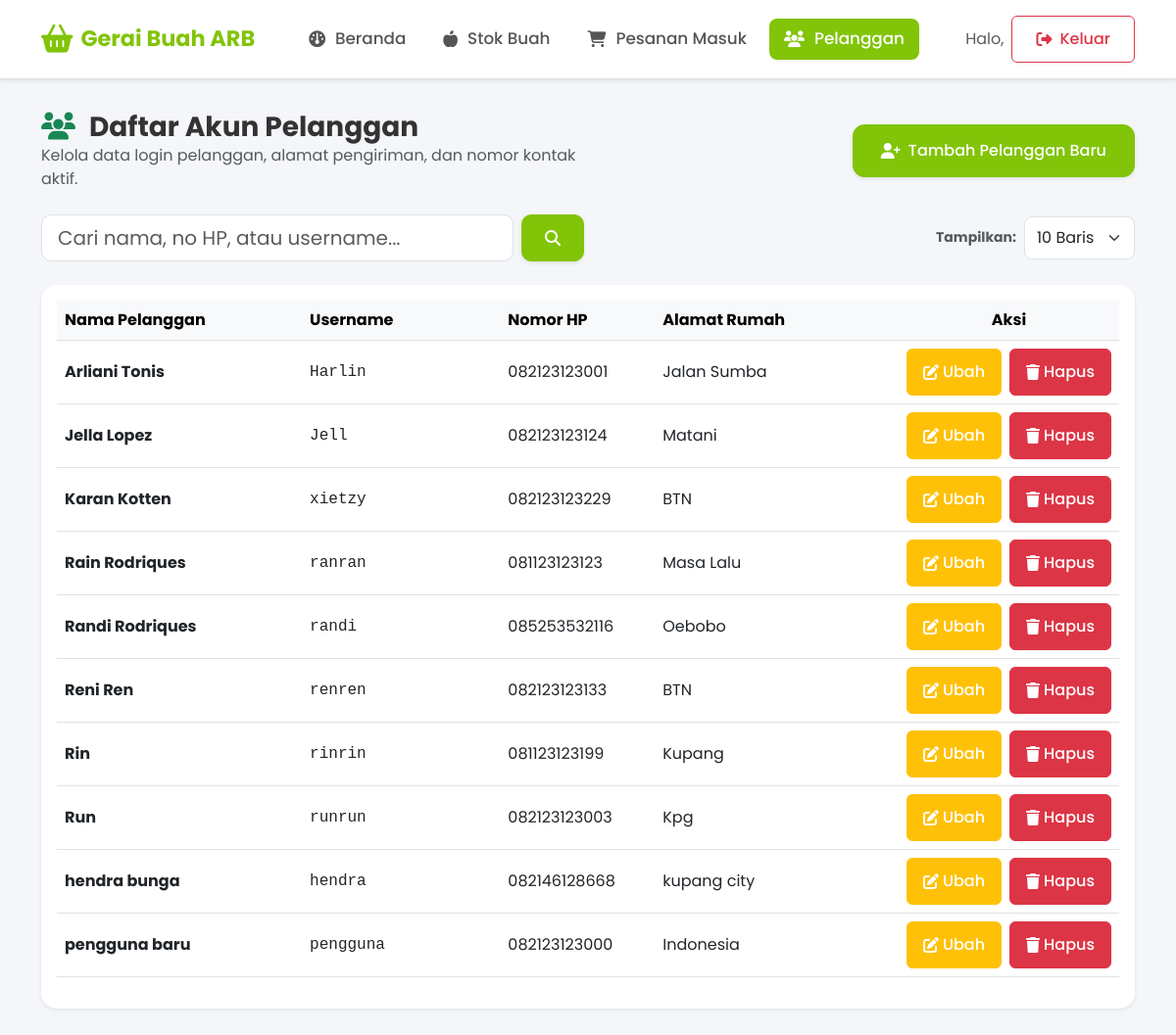
Before: /karyawan/pelanggan/ (signed in) with the older database file.
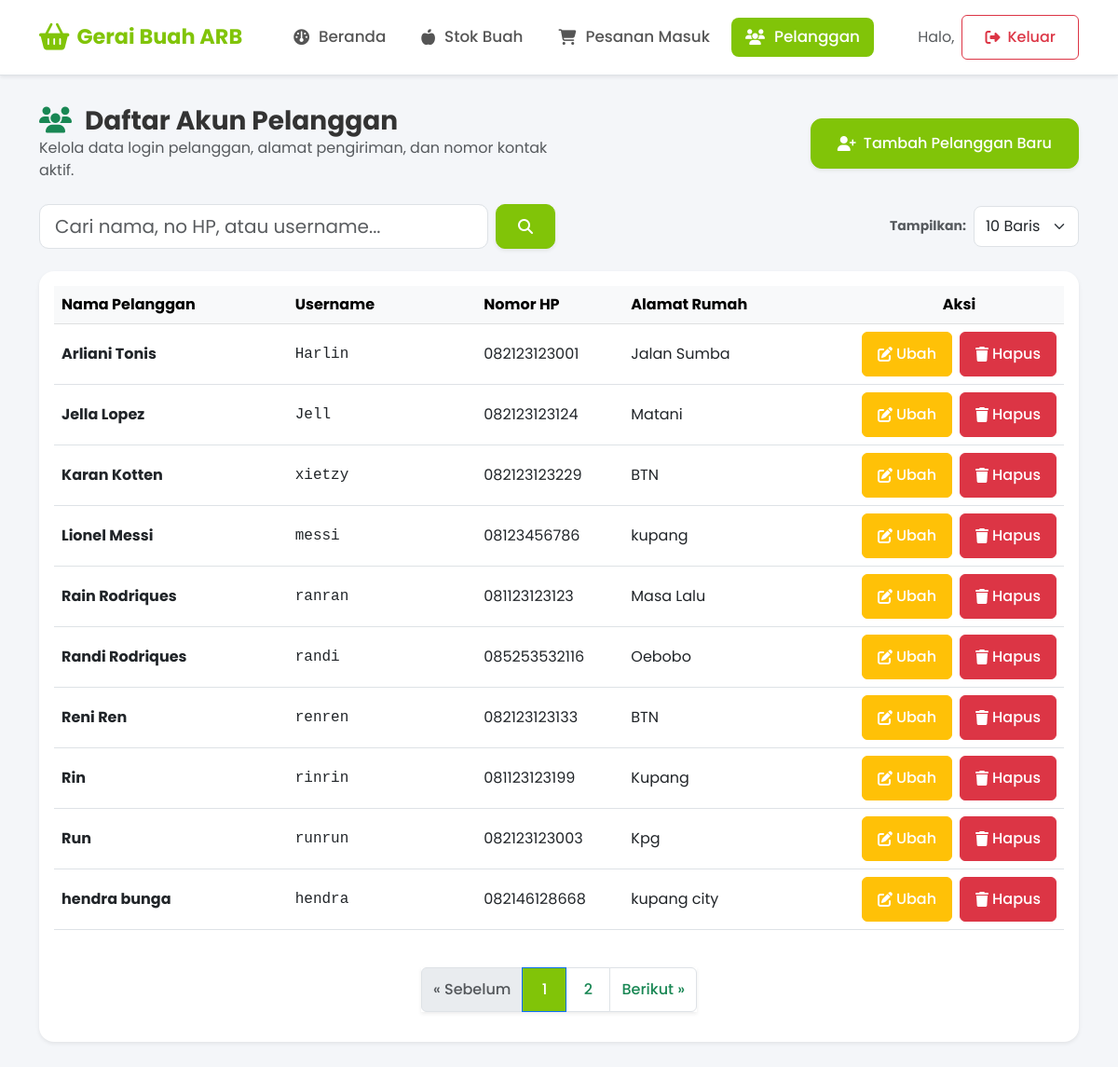
After: the same page with the newer database file.
### core/models.py (models this page shows, shortened)
class Pelanggan(models.Model):
    idPelanggan = models.AutoField(primary_key=True)
    username = models.CharField(max_length=30, unique=True)
    password = models.CharField(max_length=30)
    namaPelanggan = models.CharField(max_length=70)
    alamat = models.TextField()
    noHp = models.CharField(max_length=12)
    class Meta:
        verbose_name_plural = "Pelanggan"

### core/karyawan_views.py (the view, shortened to what this page needs)
# urls.py: path('pelanggan/', karyawan_views.pelanggan_list, name='karyawan_pelanggan_list'),
@karyawan_required
def pelanggan_list(request):
    q = request.GET.get('q', '').strip()
    limit = request.GET.get('limit', '10')
    pelanggan_queryset = Pelanggan.objects.all().order_by('namaPelanggan')
    if limit == 'all':
        pelanggan_items = pelanggan_queryset
    else:
        try:
            limit_int = int(limit)
        except ValueError:
            limit_int = 10
        paginator = Paginator(pelanggan_queryset, limit_int)
        page_number = request.GET.get('page')
        pelanggan_items = paginator.get_page(page_number)
    return render(request, 'core/karyawan/pelanggan_list.html', {
        'pelanggan_items': pelanggan_items,
        'q': q,
        'limit': limit
    })

### core/context_processors.py (called while the page is built, shortened)
def kesegaran_alert(request):
    kritis_buah = []
    peringatan_buah = []
    total_alerts = 0
    default_context = {
        'kritis_buah': kritis_buah,
        'peringatan_buah': peringatan_buah,
        'total_alerts': total_alerts,
    }
    if not request.user.is_authenticated or not request.user.is_staff:
        return default_context
    from django.urls import resolve
    try:
        resolved = resolve(request.path)
        if resolved.url_name != 'index' or not resolved.app_name == 'admin':
            return default_context
    except Exception:
        return default_context

### core/karyawan_views.py (called while the page is built)
def karyawan_required(view_func):
    @wraps(view_func)
    def _wrapped_view(request, *args, **kwargs):
        if 'karyawan_id' not in request.session:
            messages.error(request, 'Silakan login terlebih dahulu untuk mengakses portal karyawan.')
            return redirect('karyawan_login')
        return view_func(request, *args, **kwargs)
    return _wrapped_view

### core/templates/core/karyawan/pelanggan_list.html (shortened to what this page needs)
{% extends 'core/karyawan/base.html' %}
{% load humanize %}
{% block content %}
<div class="row mb-4 align-items-center">
    <div class="col-12 col-md-6 mb-3 mb-md-0">
        <h3 class="fw-bold m-0"><i class="fa-solid fa-users text-success me-2"></i> Daftar Akun Pelanggan</h3>
        <p class="text-muted m-0 fs-6">Kelola data login pelanggan, alamat pengiriman, dan nomor kontak aktif.</p>
    </div>
    <div class="col-12 col-md-6 text-md-end">
        <button type="button" class="btn btn-brand-success btn-lg touch-btn shadow-sm" data-bs-toggle="modal" data-bs-target="#modalTambahPelanggan" style="padding: 14px 28px; border-radius: 12px;">
            <i class="fa-solid fa-user-plus me-2"></i> Tambah Pelanggan Baru
        </button>
    </div>
</div>
<div class="row mb-4 g-2 align-items-center justify-content-between">
    <div class="col-12 col-md-6">
        <form method="GET" action="" class="d-flex gap-2">
            <input type="text" name="q" value="{{ q }}" class="form-control form-control-lg" placeholder="Cari nama, no HP, atau username..." style="border-radius: 10px;">
            <button type="submit" class="btn btn-brand-success touch-btn px-4 shadow-sm" style="border-radius: 10px;">
                <i class="fa-solid fa-magnifying-glass"></i>
            </button>
        </form>
    </div>
    <div class="col-12 col-md-3 text-md-end">
        <form method="GET" action="" class="d-inline-flex align-items-center gap-2">
            <label for="limit" class="text-nowrap fw-bold text-muted small m-0">Tampilkan:</label>
            <select name="limit" id="limit" class="form-select" onchange="this.form.submit()" style="border-radius: 8px; width: auto; min-height: 44px;">
                <option value="10" {% if limit == '10' %}selected{% endif %}>10 Baris</option>
            </select>
        </form>
    </div>
</div>
<div class="card shadow-sm border-0 rounded-4 p-3">
    <div class="table-responsive">
        <table class="table table-hover align-middle">
            <thead class="table-light">
                <tr>
                    <th scope="col" style="width: 25%">Nama Pelanggan</th>
                    <th scope="col" style="width: 20%">Username</th>
                    <th scope="col" style="width: 15%">Nomor HP</th>
                    <th scope="col" style="width: 25%">Alamat Rumah</th>
                    <th scope="col" style="width: 15%" class="text-center">Aksi</th>
                </tr>
            </thead>
            <tbody>
                {% if pelanggan_items %}
                    {% for p in pelanggan_items %}
                        <tr>
                            <td><strong>{{ p.namaPelanggan }}</strong></td>
                            <td><code class="fs-6 text-dark">{{ p.username }}</code></td>
                            <td>{{ p.noHp }}</td>
                            <td>{{ p.alamat }}</td>
                            <td class="text-center">
                                <div class="d-flex justify-content-center gap-2">
                                    <button type="button" class="btn btn-warning text-white touch-btn px-3" data-bs-toggle="modal" data-bs-target="#modalEditPelanggan{{ p.idPelanggan }}" title="Ubah Data">
                                        <i class="fa-solid fa-pen-to-square"></i> <span class="d-none d-sm-inline ms-1">Ubah</span>
                                    </button>
                                    <button type="button" class="btn btn-danger touch-btn px-3" onclick="konfirmasiHapusPelanggan('{{ p.idPelanggan }}', '{{ p.namaPelanggan }}')" title="Hapus Akun">
                                        <i class="fa-solid fa-trash"></i> <span class="d-none d-sm-inline ms-1">Hapus</span>
                                    </button>
                                </div>
                            </td>
                        </tr>
                    {% endfor %}
                {% endif %}
            </tbody>
        </table>
    </div>
    {% if limit != 'all' and pelanggan_items.has_other_pages %}
    <nav class="d-flex justify-content-center mt-4">
        <ul class="pagination shadow-sm">
            {% if pelanggan_items.has_previous %}
                <li class="page-item">
                    <a class="page-link touch-btn text-success" href="?q={{ q }}&limit={{ limit }}&page={{ pelanggan_items.previous_page_number }}">&laquo; Sebelum</a>
                </li>
            {% else %}
                <li class="page-item disabled">
                    <span class="page-link touch-btn">&laquo; Sebelum</span>
                </li>
            {% endif %}
            {% for num in pelanggan_items.paginator.page_range %}
                {% if pelanggan_items.number == num %}
                    <li class="page-item active">
                        <span class="page-link touch-btn bg-brand-success border-brand-success text-white">{{ num }}</span>
                    </li>
                {% else %}
                    <li class="page-item">
                        <a class="page-link touch-btn text-success" href="?q={{ q }}&limit={{ limit }}&page={{ num }}">{{ num }}</a>
                    </li>
                {% endif %}
            {% endfor %}
            {% if pelanggan_items.has_next %}
                <li class="page-item">
                    <a class="page-link touch-btn text-success" href="?q={{ q }}&limit={{ limit }}&page={{ pelanggan_items.next_page_number }}">Berikut &raquo;</a>
                </li>
            {% else %}
                <li class="page-item disabled">
                    <span class="page-link touch-btn">Berikut &raquo;</span>
                </li>
            {% endif %}
        </ul>
    </nav>
    {% endif %}
</div>
{% endblock %}

### core/templates/core/karyawan/base.html (shortened to what this page needs)
<!DOCTYPE html>
<html lang="id">
<head>
    <link href="https://cdn.jsdelivr.net/npm/bootstrap@5.3.0/dist/css/bootstrap.min.css" rel="stylesheet">
    <link rel="stylesheet" href="https://cdnjs.cloudflare.com/ajax/libs/font-awesome/6.4.0/css/all.min.css">
</head>
<body>
    {% if request.session.karyawan_id %}
    <nav class="navbar navbar-expand-xl navbar-light bg-white border-bottom py-3 shadow-sm sticky-top">
        <div class="container">
            <a class="navbar-brand d-flex align-items-center gap-2" href="{% url 'karyawan_dashboard' %}" style="white-space: nowrap;">
                <i class="fa-solid fa-basket-shopping" style="color: #81C408; font-size: 1.8rem;"></i>
                <span class="navbar-brand-karyawan">Gerai Buah ARB</span>
            </a>
            <div class="collapse navbar-collapse" id="karyawanNavbar">
                <ul class="navbar-nav me-auto mb-2 mb-xl-0 mt-3 mt-xl-0 gap-2 ms-xl-4">
                    <li class="nav-item">
                        <a class="nav-link-custom {% if request.resolver_match.url_name == 'karyawan_dashboard' %}active{% endif %}" href="{% url 'karyawan_dashboard' %}">
                            <i class="fa-solid fa-gauge"></i> Beranda
                        </a>
                    </li>
                    <li class="nav-item">
                        <a class="nav-link-custom {% if 'buah' in request.path %}active{% endif %}" href="{% url 'karyawan_buah_list' %}">
                            <i class="fa-solid fa-apple-whole"></i> Stok Buah
                        </a>
                    </li>
                    <li class="nav-item">
                        <a class="nav-link-custom {% if 'pembelian' in request.path %}active{% endif %}" href="{% url 'karyawan_pembelian_list' %}">
                            <i class="fa-solid fa-cart-shopping"></i> Pesanan Masuk
                        </a>
                    </li>
                    <li class="nav-item">
                        <a class="nav-link-custom {% if 'pelanggan' in request.path %}active{% endif %}" href="{% url 'karyawan_pelanggan_list' %}">
                            <i class="fa-solid fa-users"></i> Pelanggan
                        </a>
                    </li>
                </ul>
                <div class="d-flex align-items-center mt-3 mt-xl-0 gap-2 d-flex-mobile-stack">
                    <span class="text-muted">
                        Halo, <strong>{{ request.session.karyawan_nama }}</strong>
                    </span>
                    <a href="{% url 'karyawan_logout' %}" class="btn btn-outline-danger touch-btn px-4" id="btnLogoutKaryawan">
                        <i class="fa-solid fa-right-from-bracket me-2"></i> Keluar
                    </a>
                </div>
            </div>
        </div>
    </nav>
    {% endif %}
    <div class="container py-4 my-2">
        {% block content %}{% endblock %}
    </div>
</body>
</html>

### core/templates/core/karyawan/base.html (style rules this page uses)
body { font-family: 'Poppins', sans-serif; background-color: #f4f6f9; color: #333; }
.navbar-brand-karyawan { font-weight: 700; color: #81C408; font-size: 1.4rem; white-space: nowrap; }
.bg-brand-success { background-color: #81C408 !important; color: white !important; }
.btn-brand-success { background-color: #81C408; border-color: #81C408; color: white; padding: 12px 24px; font-size: 1rem; font-weight: 500; border-radius: 8px; }
.nav-link-custom { font-weight: 500; font-size: 1.05rem; padding: 8px 15px !important; border-radius: 8px; color: #555; transition: all 0.2s ease-in-out; display: flex; align-items: center; gap: 10px; white-space: nowrap; flex-shrink: 0; text-decoration: none; }
.nav-link-custom.active { background-color: #81C408; color: white !important; }
.touch-btn { min-height: 48px; min-width: 48px; display: inline-flex; align-items: center; justify-content: center; font-weight: 500; }

Changed rows visible on the page:
no longer on this page (row unchanged): Pelanggan: namaPelanggan "pengguna baru", username "pengguna", noHp "082123123000", alamat "Indonesia"
added Pelanggan: namaPelanggan "Lionel Messi", username "messi", noHp "08123456786", alamat "kupang"
Other visible differences:
text now shown: "« Sebelum Berikut »"
new list line: "1"
new list line: "2"
